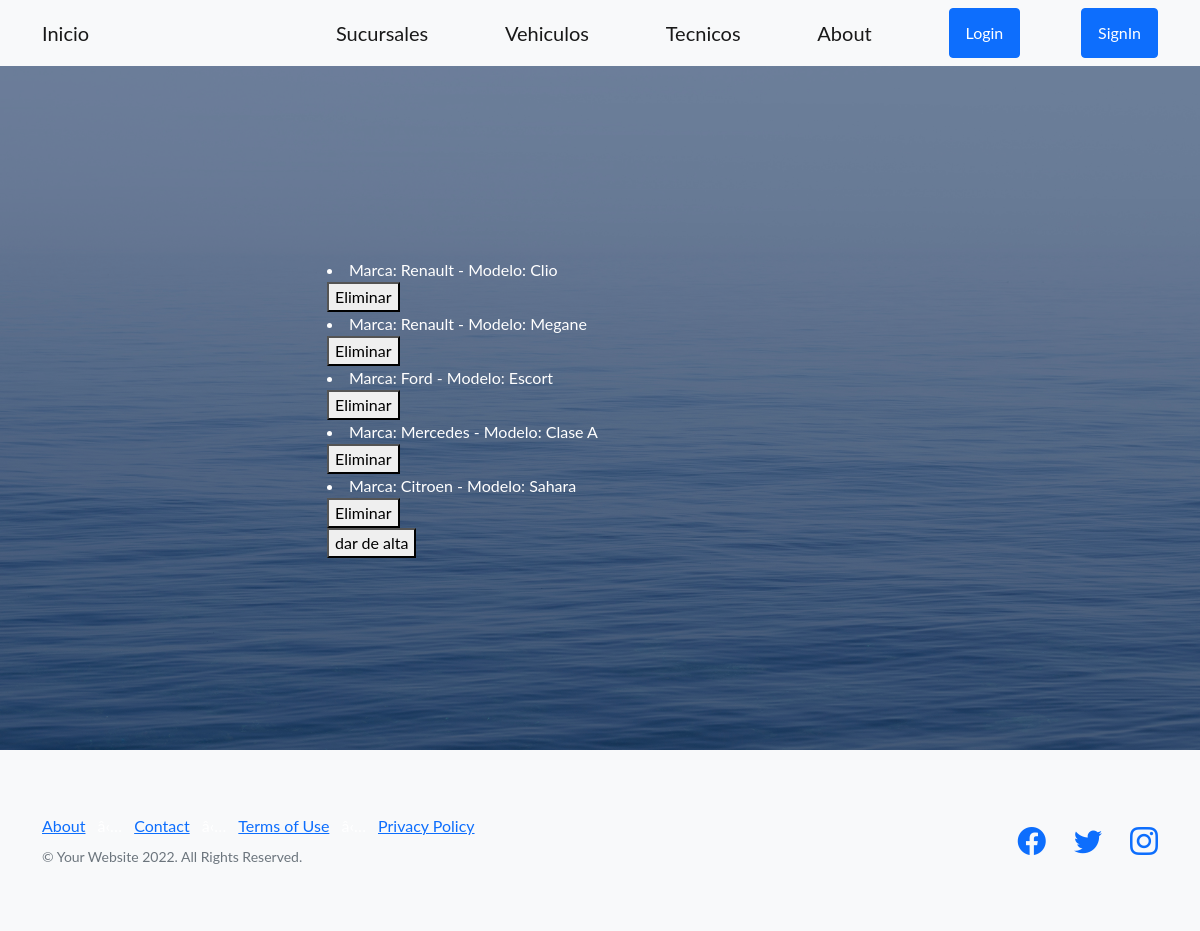
Page /readveh/ on the committed database.
### app_final/models.py (models this page shows)
class Vehiculo(models.Model):
    marca = models.CharField(max_length=40)
    modelo = models.CharField(max_length=40)
    def __str__(self):
        return f'Marca: {self.marca} - Modelo: {self.modelo}'

### app_final/views.py (the view)
# urls.py: path('readveh/', ReadVehiculos, name='readveh'),
def ReadVehiculos(request):
    vehiculos = Vehiculo.objects.all()
    contexto = {'Vehiculos': vehiculos}
    return render(request, 'ReadVehiculos.html', contexto)

### Final/Templates/ReadVehiculos.html
{% extends 'padre.html' %}
{% block bloqueLibre1 %}
<body style="color: rgb(255, 255, 255)">
    {% for v in Vehiculos %}
        <li>{{v}}</li>
        <div>
            <form action="{% url 'delveh' v.modelo %}"  method="POST"> {% csrf_token %}
                <button type="submit">Eliminar</button>
            </form>
        </div>
    {% endfor %}
    <form action="{% url 'formvehi'%}">
        <button type="submit">dar de alta</button>
    </form>
        </div>
</body>
{% endblock bloqueLibre1 %}

### rows in the picture
Vehiculo: marca+modelo "Marca: Renault - Modelo: Clio"
Vehiculo: marca+modelo "Marca: Renault - Modelo: Megane"
Vehiculo: marca+modelo "Marca: Ford - Modelo: Escort"
Vehiculo: marca+modelo "Marca: Mercedes - Modelo: Clase A"
Vehiculo: marca+modelo "Marca: Citroen - Modelo: Sahara"
